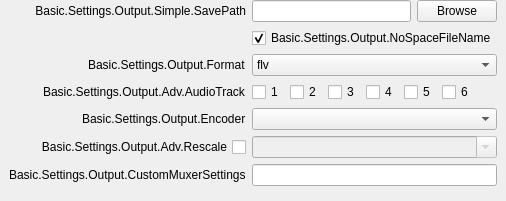
                       <widget class="QWidget" name="advOutRecStandard">
                        <layout class="QVBoxLayout" name="verticalLayout_13">
                         <property name="leftMargin">
                          <number>0</number>
                         </property>
                         <property name="topMargin">
                          <number>0</number>
                         </property>
                         <property name="rightMargin">
                          <number>0</number>
                         </property>
                         <property name="bottomMargin">
                          <number>0</number>
                         </property>
                         <item>
                          <widget class="QWidget" name="advOutRecTopContainer" native="true">
                           <property name="sizePolicy">
                            <sizepolicy hsizetype="Preferred" vsizetype="Maximum">
                             <horstretch>0</horstretch>
                             <verstretch>0</verstretch>
                            </sizepolicy>
                           </property>
                           <layout class="QFormLayout" name="formLayout_16">
                            <property name="fieldGrowthPolicy">
                             <enum>QFormLayout::AllNonFixedFieldsGrow</enum>
                            </property>
                            <property name="labelAlignment">
                             <set>Qt::AlignRight|Qt::AlignTrailing|Qt::AlignVCenter</set>
                            </property>
                            <property name="topMargin">
                             <number>0</number>
                            </property>
                            <item row="0" column="0">
                             <widget class="QLabel" name="label_32">
                              <property name="sizePolicy">
                               <sizepolicy hsizetype="Preferred" vsizetype="Expanding">
                                <horstretch>0</horstretch>
                                <verstretch>0</verstretch>
                               </sizepolicy>
                              </property>
                              <property name="minimumSize">
                               <size>
                                <width>170</width>
                                <height>0</height>
                               </size>
                              </property>
                              <property name="text">
                               <string>Basic.Settings.Output.Simple.SavePath</string>
                              </property>
                              <property name="alignment">
                               <set>Qt::AlignRight|Qt::AlignTrailing|Qt::AlignVCenter</set>
                              </property>
                              <property name="buddy">
                               <cstring>advOutRecPath</cstring>
                              </property>
                             </widget>
                            </item>
                            <item row="0" column="1">
                             <layout class="QHBoxLayout" name="horizontalLayout_6">
                              <item>
                               <widget class="QLineEdit" name="advOutRecPath">
                                <property name="enabled">
                                 <bool>true</bool>
                                </property>
                               </widget>
                              </item>
                              <item>
                               <widget class="QPushButton" name="advOutRecPathBrowse">
                                <property name="enabled">
                                 <bool>true</bool>
                                </property>
                                <property name="text">
                                 <string>Browse</string>
                                </property>
                               </widget>
                              </item>
                             </layout>
                            </item>
                            <item row="1" column="1">
                             <widget class="QCheckBox" name="advOutNoSpace">
                              <property name="text">
                               <string>Basic.Settings.Output.NoSpaceFileName</string>
                              </property>
                              <property name="checked">
                               <bool>true</bool>
                              </property>
                             </widget>
                            </item>
                            <item row="2" column="0">
                             <widget class="QLabel" name="label_43">
                              <property name="text">
                               <string>Basic.Settings.Output.Format</string>
                              </property>
                              <property name="buddy">
                               <cstring>advOutRecFormat</cstring>
                              </property>
                             </widget>
                            </item>
                            <item row="2" column="1">
                             <widget class="QComboBox" name="advOutRecFormat">
                              <item>
                               <property name="text">
                                <string notr="true">flv</string>
                               </property>
                              </item>
                              <item>
                               <property name="text">
                                <string notr="true">mp4</string>
                               </property>
                              </item>
                              <item>
                               <property name="text">
                                <string notr="true">mov</string>
                               </property>
                              </item>
                              <item>
                               <property name="text">
                                <string notr="true">mkv</string>
                               </property>
                              </item>
                              <item>
                               <property name="text">
                                <string notr="true">ts</string>
                               </property>
                              </item>
                              <item>
                               <property name="text">
                                <string notr="true">m3u8</string>
                               </property>
                              </item>
                             </widget>
                            </item>
                            <item row="3" column="0">
                             <widget class="QLabel" name="label_29">
                              <property name="text">
                               <string>Basic.Settings.Output.Adv.AudioTrack</string>
                              </property>
                             </widget>
                            </item>
                            <item row="3" column="1">
                             <widget class="QWidget" name="widget_9" native="true">
                              <property name="sizePolicy">
                               <sizepolicy hsizetype="Maximum" vsizetype="Preferred">
                                <horstretch>0</horstretch>
                                <verstretch>0</verstretch>
                               </sizepolicy>
                              </property>
                              <layout class="QHBoxLayout" name="horizontalLayout_9">
                               <property name="leftMargin">
                                <number>0</number>
                               </property>
                               <property name="topMargin">
                                <number>0</number>
                               </property>
                               <property name="rightMargin">
                                <number>0</number>
                               </property>
                               <property name="bottomMargin">
                                <number>0</number>
                               </property>
                               <item>
                                <widget class="QCheckBox" name="advOutRecTrack1">
                                 <property name="text">
                                  <string notr="true">1</string>
                                 </property>
                                </widget>
                               </item>
                               <item>
                                <widget class="QCheckBox" name="advOutRecTrack2">
                                 <property name="text">
                                  <string notr="true">2</string>
                                 </property>
                                </widget>
                               </item>
                               <item>
                                <widget class="QCheckBox" name="advOutRecTrack3">
                                 <property name="text">
                                  <string notr="true">3</string>
                                 </property>
                                </widget>
                               </item>
                               <item>
                                <widget class="QCheckBox" name="advOutRecTrack4">
                                 <property name="text">
                                  <string notr="true">4</string>
                                 </property>
                                </widget>
                               </item>
                               <item>
                                <widget class="QCheckBox" name="advOutRecTrack5">
                                 <property name="text">
                                  <string notr="true">5</string>
                                 </property>
                                </widget>
                               </item>
                               <item>
                                <widget class="QCheckBox" name="advOutRecTrack6">
                                 <property name="text">
                                  <string notr="true">6</string>
                                 </property>
                                </widget>
                               </item>
                              </layout>
                             </widget>
                            </item>
                            <item row="4" column="0">
                             <widget class="QLabel" name="advOutRecEncLabel">
                              <property name="text">
                               <string>Basic.Settings.Output.Encoder</string>
                              </property>
                              <property name="buddy">
                               <cstring>advOutRecEncoder</cstring>
                              </property>
                             </widget>
                            </item>
                            <item row="4" column="1">
                             <widget class="QComboBox" name="advOutRecEncoder"/>
                            </item>
                            <item row="5" column="0">
                             <widget class="QCheckBox" name="advOutRecUseRescale">
                              <property name="sizePolicy">
                               <sizepolicy hsizetype="Minimum" vsizetype="Expanding">
                                <horstretch>0</horstretch>
                                <verstretch>0</verstretch>
                               </sizepolicy>
                              </property>
                              <property name="layoutDirection">
                               <enum>Qt::RightToLeft</enum>
                              </property>
                              <property name="text">
                               <string>Basic.Settings.Output.Adv.Rescale</string>
                              </property>
                             </widget>
                            </item>
                            <item row="5" column="1">
                             <widget class="QWidget" name="advOutRecRescaleContainer" native="true">
                              <layout class="QHBoxLayout" name="horizontalLayout_4">
                               <property name="leftMargin">
                                <number>0</number>
                               </property>
                               <property name="topMargin">
                                <number>0</number>
                               </property>
                               <property name="rightMargin">
                                <number>0</number>
                               </property>
                               <property name="bottomMargin">
                                <number>0</number>
                               </property>
                               <item>
                                <widget class="QComboBox" name="advOutRecRescale">
                                 <property name="enabled">
                                  <bool>false</bool>
                                 </property>
                                 <property name="editable">
                                  <bool>true</bool>
                                 </property>
                                </widget>
                               </item>
                              </layout>
                             </widget>
                            </item>
                            <item row="6" column="0">
                             <widget class="QLabel" name="label_9001">
                              <property name="text">
                               <string>Basic.Settings.Output.CustomMuxerSettings</string>
                              </property>
                              <property name="buddy">
                               <cstring>advOutMuxCustom</cstring>
                              </property>
                             </widget>
                            </item>
                            <item row="6" column="1">
                             <widget class="QLineEdit" name="advOutMuxCustom"/>
                            </item>
                           </layout>
                          </widget>
                         </item>
                         <item alignment="Qt::AlignTop">
                          <widget class="QWidget" name="widget_7" native="true">
                           <layout class="QVBoxLayout" name="verticalLayout_15">
                            <property name="leftMargin">
                             <number>0</number>
                            </property>
                            <property name="topMargin">
                             <number>0</number>
                            </property>
                            <property name="rightMargin">
                             <number>0</number>
                            </property>
                            <property name="bottomMargin">
                             <number>0</number>
                            </property>
                           </layout>
                          </widget>
                         </item>
                        </layout>
                       </widget>
